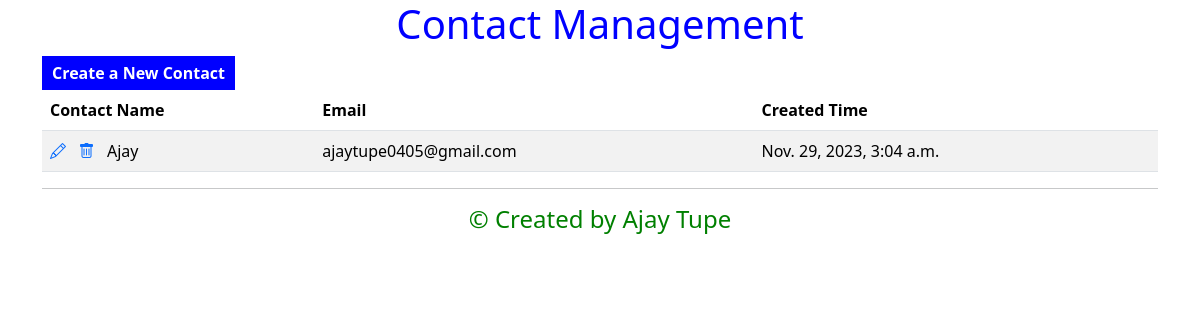
The page / on the database its author committed.
### contacts/models.py (models this page shows)
class Contact(models.Model):
    name = models.CharField(max_length=20, null=False, unique=True)
    email = models.EmailField(unique=True)
    created_time = models.DateTimeField(auto_now_add=True, editable=False)
    notes = models.TextField(max_length=200, default="")

### contacts/views.py (the view)
# urls.py: path("", ContactListView.as_view(), name="contact_list"),
class ContactListView(ListView):
    model = Contact

### contacts/templates/contacts/contact_list.html (shortened to what this page needs)
{% extends "base.html" %}
{% block content %}
<div class="centered-text" style="color: blue;">
    <h1>Contact Management</h1>
</div>
<form action="{% url 'contact_form' %}" method="get">
    <button type="submit">Create a New Contact</button>
</form>
<table class="table table-striped">
  <thead>
    <tr>
      <th>Contact Name</th>
      <th>Email</th>
      <th>Created Time</th>
    </tr>
  </thead>
  <tbody>
    {% for contact in contact_list %}
    <tr>
      <td>
        <a class="icon-link" href="{% url 'contact_update' contact.pk %}">
            <i class="bi bi-pencil"></i>
        </a>
          <a class="icon-link">
            <i class="bi bi-trash"></i>
          </a>
        <a style="color: black; text-decoration: none;" href="{% url 'contact_detail' contact.pk %}">
                {{ contact.name }}
            </a>
      </td>
      <td>
        {{ contact.email}}
      </td>
      <td>
        {{ contact.created_time}}
      </td>
    </tr>
    {% endfor %}
  </tbody>
</table>
<hr>
<div class="centered-text" style="color: green;">
    <h4>&copy; Created by Ajay Tupe</h4>
</div>
{% endblock content %}

### templates/base.html (style rules this page uses)
.centered-text { text-align: center; }
button { background-color: blue; color: white; border: none; padding: 5px 10px; text-align: center; text-decoration: none; display: inline-block; font-size: 16px; cursor: pointer; font-weight: 600; }

### rows shown on the page
Contact: name "Ajay", email "ajaytupe0405@gmail.com", created_time "Nov. 29, 2023, 3:04 a.m."
